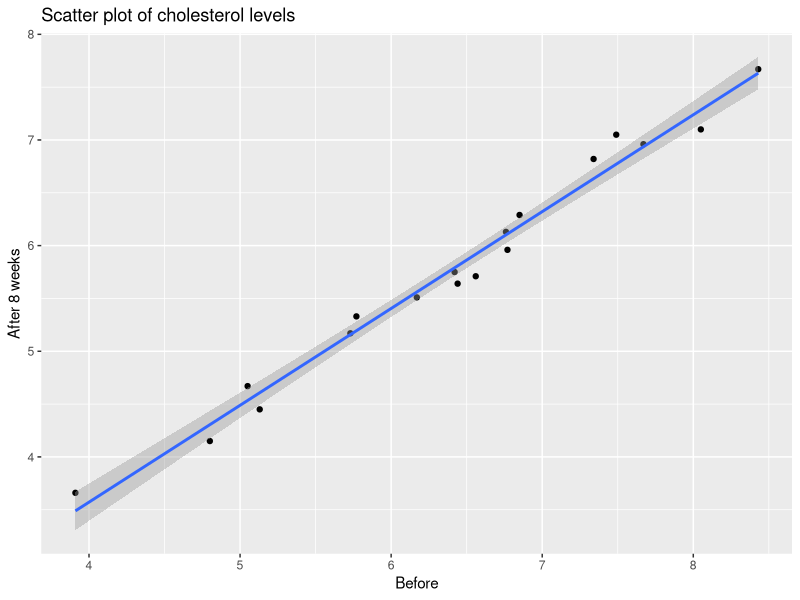
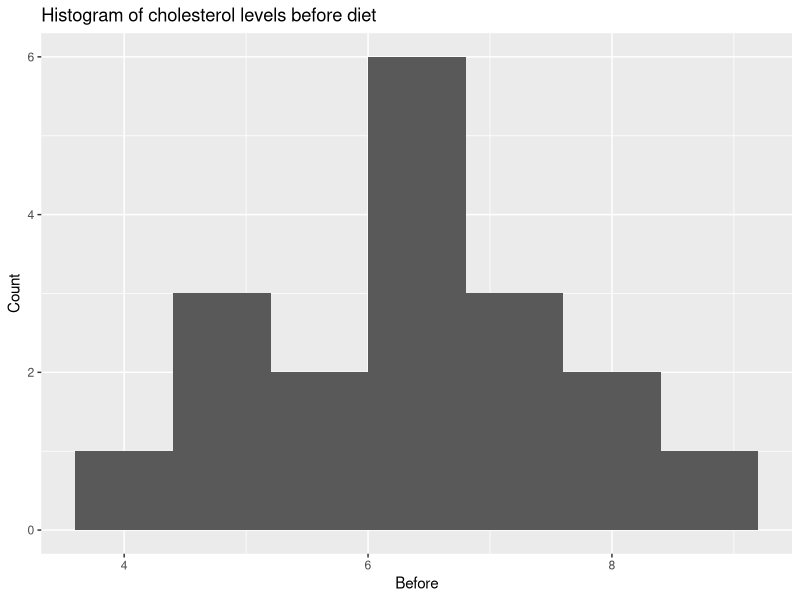

Generate these figures, in order, with R: (Note: this script raises an error after producing the figures.)

#install.packages('tidyverse')
# Work in progress

library('tidyverse')


library(ggplot2)

cholesterol <- read.table("cholesterol.txt", header = TRUE)

#QUESTION A
summary(cholesterol)

# Regression the 2 variables are highly correlated
ggplot(cholesterol, aes(x = Before, y = After8weeks)) +
  geom_point() +
  geom_smooth(method = "lm") +
  labs(x = "Before", y = "After 8 weeks", title = "Scatter plot of cholesterol levels")
cor(cholesterol$Before, cholesterol$After8weeks)


# creating histograms
ggplot(cholesterol, aes(x = Before)) +
  geom_histogram(binwidth = 0.8) +
  labs(x = "Before", y = "Count", title = "Histogram of cholesterol levels before diet")

shapiro.test(before) # accept null, data is normal

ggplot(cholesterol, aes(x = After8weeks)) +
  geom_histogram(binwidth = 0.8) +
  labs(x = "After 8 weeks", y = "Count", title = "Histogram of cholesterol levels after 8 weeks on diet")
shapiro.test(after) # accept null, data is normal
# checking difference
diff <- cholesterol$Before - cholesterol$After8weeks

ggplot(cholesterol, aes(x = Before - After8weeks)) +
  geom_histogram(binwidth = 0.2) +
  labs(x = "Difference in cholesterol levels", y = "Count", title = "Histogram of differences before and after diet")

shapiro.test(diff) # accept null, data is normal


#QUESTION B

#Given that the data set contains measurements of cholesterol levels before 
#and after a low fat low cholesterol diet with the same individuals,
#the data are paired. Therefore, we can use paired tests to analyze the data.

wilcox.test(cholesterol$Before, cholesterol$After8weeks, paired = TRUE)
# strong evidence to suggest that the margarine diet had an effect on cholesterol levels.

#in this case, a permutation test is not applicable since we only have one group
#of paired data. Permutation tests are typically used for comparing
#two independent groups of data.

# Question C

# Calculate estimate for theta
theta_hat <- 2*mean(cholesterol$After8weeks) - 3
sigma <- sqrt((theta_hat-3)^2/12)

n <- length(cholesterol$After8weeks)
z <- qnorm(0.975)

lower <- theta_hat - z*(sigma/sqrt(n))
upper <- theta_hat + z*(sigma/sqrt(n))
#confidence interval
c(lower, upper)

# Question D



# H0: X1, ..., X18 ~ Unif[3, theta]

# T = max(X1, ..., X18)

# Bootstrap test
# 1. Generate B samples of size n from the null distribution
# 2. Calculate the test statistic for each sample
# 3. Calculate the p-value as the proportion of test statistics that are
# greater than or equal to the observed test statistic

# 1. Generate B samples of size n from the null distribution
B <- 1000
n <- length(cholesterol$After8weeks)
theta <- seq(3, 12, by = 0.1)
T <- rep(0, length(theta))
for (i in 1:length(theta)) {
  T[i] <- max(runif(n, min = 3, max = theta[i]))
}

# 2. Calculate the test statistic for each sample
T_obs <- max(cholesterol$After8weeks)

# 3. Calculate the p-value as the proportion of test statistics that are greater than or equal to the observed test statistic
p_value <- sum(T >= T_obs)/B
p_value

# Can the Kolmogorov-Smirnov test be also applied for this situation?
# No, the Kolmogorov-Smirnov test is not applicable in this case
#since the null hypothesis is not a continuous distribution.
# The Kolmogorov-Smirnov test is used to compare a sample to a continuous
#distribution. In this case, the null hypothesis is a discrete distribution.

# Question E

# H0: median = 6
# H1: median < 6

# H0: p <= 0.25
# H1: p > 0.25

# Median test
median_test <- wilcox.test(cholesterol$After8weeks, mu = 6, alternative = "less")
median_test

# Proportion test
proportion_test <- prop.test(sum(cholesterol$After8weeks < 4.5), length(cholesterol$After8weeks), p = 0.25, alternative = "greater")
proportion_test


